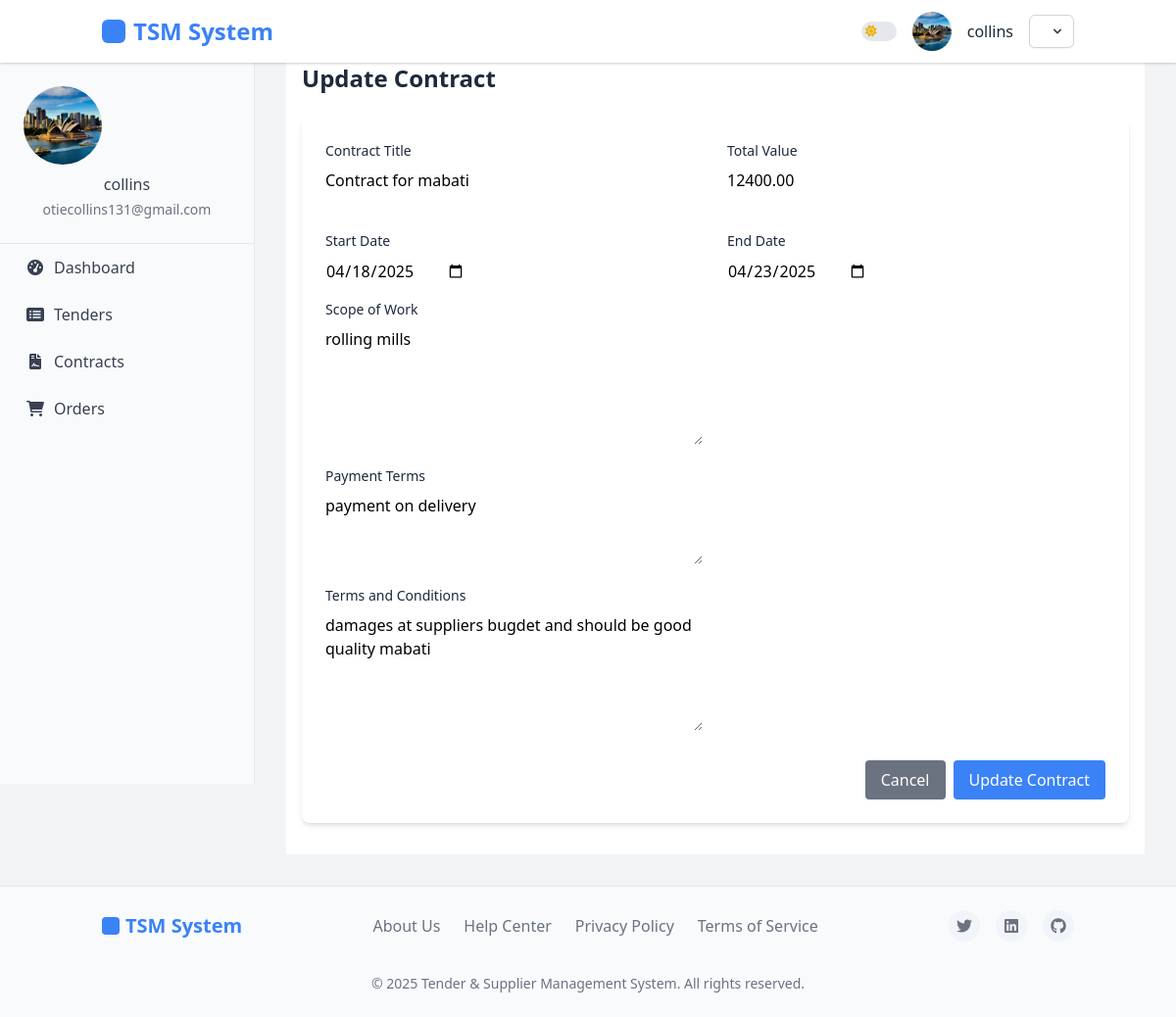
The app's page /contracts/3/update/ (signed in) with its own data.
### accounts/models.py (models this page shows, shortened)
class User(AbstractUser):
    USER_TYPE_CHOICES = (
        ('buyer', 'Buyer'),
        ('supplier', 'Supplier'),
        ('admin', 'Administrator'),
    )
    user_type = models.CharField(
        max_length=10,
        choices=USER_TYPE_CHOICES,
        default='buyer',
        verbose_name=_('User Type')
    )
    company_name = models.CharField(max_length=100, blank=True)
    phone_number = models.CharField(max_length=20, blank=True)
    email = models.EmailField(_('email address'), unique=True)
    USERNAME_FIELD = 'email'
    REQUIRED_FIELDS = ['username', 'user_type']
    @property
    def is_buyer(self):
        return self.user_type == 'buyer'
    class Meta:
        permissions = [
            ("manage_buyers", "Can manage buyer accounts"),
            ("manage_suppliers", "Can manage supplier accounts"),
        ]

class UserProfile(models.Model):
    user = models.OneToOneField(User, on_delete=models.CASCADE, related_name='profile')
    profile_picture = models.ImageField(upload_to='profile_pics/', blank=True, null=True)
    address = models.TextField(blank=True)
    city = models.CharField(max_length=100, blank=True)
    state = models.CharField(max_length=100, blank=True)
    country = models.CharField(max_length=100, blank=True)
    postal_code = models.CharField(max_length=20, blank=True)
    tax_id = models.CharField(max_length=50, blank=True)
    registration_date = models.DateTimeField(auto_now_add=True)
    last_active = models.DateTimeField(auto_now=True)
    business_category = models.CharField(max_length=100, blank=True)
    years_in_business = models.PositiveIntegerField(default=0)
    department = models.CharField(max_length=100, blank=True)
    position = models.CharField(max_length=100, blank=True)

### contracts/models.py (models this page shows)
class Contract(models.Model):
    title = models.CharField(max_length=255)
    tender = models.OneToOneField(Tender, on_delete=models.CASCADE, related_name='contract', null=True, blank=True)
    winning_bid = models.OneToOneField(Bid, on_delete=models.CASCADE, related_name='contract', null=True, blank=True)
    buyer = models.ForeignKey(settings.AUTH_USER_MODEL, on_delete=models.CASCADE, related_name='buyer_contracts')
    supplier = models.ForeignKey(settings.AUTH_USER_MODEL, on_delete=models.CASCADE, related_name='supplier_contracts')
    status = models.ForeignKey(ContractStatus, on_delete=models.PROTECT, related_name='contracts')
    terms_and_conditions = models.TextField()
    scope_of_work = models.TextField()
    start_date = models.DateField()
    end_date = models.DateField()
    total_value = models.DecimalField(max_digits=15, decimal_places=2)
    payment_terms = models.TextField()
    created_at = models.DateTimeField(auto_now_add=True)
    updated_at = models.DateTimeField(auto_now=True)
    termination_reason = models.TextField(blank=True, null=True)
    class Meta:
        ordering = ['-created_at']

### contracts/views.py (the view)
# urls.py: path('<int:pk>/update/', views.contract_update, name='contract_update'),
@login_required
@buyer_required
def contract_update(request, pk):
    contract = get_object_or_404(Contract, pk=pk)
    if contract.buyer != request.user:
        return HttpResponseForbidden("You don't have permission to update this contract.")
    if request.method == 'POST':
        form = ContractForm(request.POST, instance=contract)
        if form.is_valid():
            form.save()
            messages.success(request, "Contract updated successfully.")
            return redirect('contracts:contract_detail', pk=pk)
    else:
        form = ContractForm(instance=contract)
    return render(request, 'contracts/contract_form.html', {
        'form': form,
        'contract': contract,
        'is_update': True
    })

### contracts/forms.py
class ContractForm(forms.ModelForm):
    class Meta:
        model = Contract
        fields = [
            'title', 'terms_and_conditions', 'scope_of_work',
            'start_date', 'end_date', 'total_value', 'payment_terms'
        ]
        widgets = {
            'start_date': forms.DateInput(attrs={'type': 'date'}),
            'end_date': forms.DateInput(attrs={'type': 'date'}),
            'terms_and_conditions': forms.Textarea(attrs={'rows': 5}),
            'scope_of_work': forms.Textarea(attrs={'rows': 5}),
            'payment_terms': forms.Textarea(attrs={'rows': 3}),
        }

### contracts/templates/contracts/contract_form.html (shortened to what this page needs)
{% extends 'base.html' %}
{% block content %}
<div class="container mx-auto px-4 py-8 theme-container">
    <div class="mb-6">
        <h1 class="text-2xl font-bold mb-4 theme-heading">{% if is_update %}Update Contract{% else %}Create Contract{% endif %}</h1>
    </div>
    <div class="theme-feature shadow-md rounded-lg p-6">
        <form method="post" action="" style="color: black;">
            <div class="grid grid-cols-1 md:grid-cols-2 gap-6">
                <div class="mb-4">
                    <label for="{{ form.title.id_for_label }}" class="block text-sm font-medium theme-paragraph mb-2">
                        Contract Title
                    </label>
                    {{ form.title|safe }}
                </div>
                <div class="mb-4">
                    <label for="{{ form.total_value.id_for_label }}" class="block text-sm font-medium theme-paragraph mb-2">
                        Total Value
                    </label>
                    {{ form.total_value|safe }}
                </div>
                <div class="mb-4">
                    <label for="{{ form.start_date.id_for_label }}" class="block text-sm font-medium theme-paragraph mb-2">
                        Start Date
                    </label>
                    {{ form.start_date|safe }}
                </div>
                <div class="mb-4">
                    <label for="{{ form.end_date.id_for_label }}" class="block text-sm font-medium theme-paragraph mb-2">
                        End Date
                    </label>
                    {{ form.end_date|safe }}
                </div>
            </div>
            <div class="mb-4">
                <label for="{{ form.scope_of_work.id_for_label }}" class="block text-sm font-medium theme-paragraph mb-2">
                    Scope of Work
                </label>
                {{ form.scope_of_work|safe }}
            </div>
            <div class="mb-4">
                <label for="{{ form.payment_terms.id_for_label }}" class="block text-sm font-medium theme-paragraph mb-2">
                    Payment Terms
                </label>
                {{ form.payment_terms|safe }}
            </div>
            <div class="mb-4">
                <label for="{{ form.terms_and_conditions.id_for_label }}" class="block text-sm font-medium theme-paragraph mb-2">
                    Terms and Conditions
                </label>
                {{ form.terms_and_conditions|safe }}
            </div>
            <div class="flex justify-end mt-6">
                {% if is_update %}
                    <a href="{% url 'contracts:contract_detail' contract.pk %}" class="theme-button-secondary font-medium py-2 px-4 rounded mr-2">
                        Cancel
                    </a>
                {% else %}
                    <a href="{% url 'contracts:contract_list' %}" class="theme-button-secondary font-medium py-2 px-4 rounded mr-2">
                        Cancel
                    </a>
                {% endif %}
                <button type="submit" name="create_contract" class="theme-button-primary font-medium py-2 px-4 rounded">
                    {% if is_update %}Update Contract{% else %}Create Contract{% endif %}
                </button>
            </div>
        </form>
    </div>
</div>
{% endblock %}

### accounts/templates/base.html (shortened to what this page needs)
<!DOCTYPE html>
<html lang="en" class="light">
    <head>
    <script src="https://cdn.tailwindcss.com"></script>
    <link rel="stylesheet" href="https://cdnjs.cloudflare.com/ajax/libs/font-awesome/6.0.0-beta3/css/all.min.css">
</head>
<body>
    <aside class="sidebar">
        <div class="sidebar-profile">
            {% if user.is_authenticated %}
                {% if user.profile.profile_picture %}
                    <img src="{{ user.profile.profile_picture.url }}" alt="{{ user.username }}'s Avatar">
                {% endif %}
                <h6>{{ user.get_full_name|default:user.username }}</h6>
                <p class="text-sm">{{ user.email }}</p>
            {% endif %}
        </div>
        <nav class="sidebar-nav">
            <ul>
                {% if user.is_authenticated %}
                    {% if user.is_buyer %}
                        <li><a href="{% url 'dashboard:buyer_dashboard' %}" {% if request.resolver_match.url_name == 'buyer_dashboard' %}class="active"{% endif %}><i class="fas fa-tachometer-alt"></i> Dashboard</a></li>
                        <li><a href="{% url 'tenders:tender_list' %}" {% if request.resolver_match.url_name == 'tender_list' %}class="active"{% endif %}><i class="fas fa-list-alt"></i> Tenders</a></li>
                        <li><a href="{% url 'contracts:contract_list' %}" {% if request.path == '/contracts/' %}class="active"{% endif %}><i class="fas fa-file-contract"></i> Contracts</a></li>
                        <li><a href="{% url 'orders:order_list' %}"><i class="fas fa-shopping-cart"></i> Orders</a></li>
                    {% endif %}
                {% endif %}
            </ul>
        </nav>
    </aside>
    <header>
        <nav class="container mx-auto px-4">
            <div class="logo">
                <a href="{% url 'home' %}" class="text-2xl font-bold">TSM System</a>
            </div>
            <div class="profile">
                <div class="theme-toggle-container">
                    <label class="relative inline-flex items-center cursor-pointer">
                        <span class="w-9 h-5 bg-gray-200 peer-focus:outline-none peer-focus:ring-2 peer-focus:ring-primary-300 dark:bg-gray-700 rounded-full peer dark:peer-focus:ring-primary-600 peer-checked:bg-primary-600 relative">
                            <i class="fas fa-sun absolute left-1 top-1/2 -translate-y-1/2 text-yellow-500 text-xs z-10 transition-opacity dark:opacity-0"></i>
                        </span>
                    </label>
                </div>
                {% if user.profile.profile_picture %}
                      <img src="{{ user.profile.profile_picture.url }}" alt="{{ user.username }}'s Avatar" class="w-10 h-10 rounded-full object-cover">
                    {% else %}
                      <img src="https://via.placeholder.com/40" alt="User Avatar" class="w-10 h-10 rounded-full object-cover">
                    {% endif %}
                {% if user.is_authenticated %}
                    <span class="username">{{ user.username }}</span>
                    <div class="relative inline-block text-left">
                        <button id="userMenuButton" type="button" class="inline-flex items-center justify-center px-3 py-2 text-sm font-medium text-gray-700 bg-white border border-gray-300 rounded-md shadow-sm hover:bg-gray-50 focus:outline-none focus:ring-2 focus:ring-offset-2 focus:ring-primary-500 dark:bg-gray-800 dark:border-gray-700 dark:text-gray-400 dark:hover:bg-gray-700" aria-expanded="false" aria-haspopup="true">
                            <svg class="w-4 h-4 ml-2 -mr-1" viewBox="0 0 20 20" fill="currentColor" aria-hidden="true">
                                <path fill-rule="evenodd" d="M5.293 7.293a1 1 0 011.414 0L10 10.586l3.293-3.293a1 1 0 111.414 1.414l-4 4a1 1 0 01-1.414 0l-4-4a1 1 0 010-1.414z" clip-rule="evenodd" />
                            </svg>
                        </button>
                    </div>
                {% endif %}
            </div>
        </nav>
    </header>
    <div class="main-content">
        {% block content %}{% endblock %}
    </div>
    <footer>
        <div class="container mx-auto px-4">
            <div class="footer-content">
                <div class="footer-logo">TSM System</div>
                <div class="footer-links">
                    <a href="#">About Us</a>
                    <a href="#">Help Center</a>
                    <a href="#">Privacy Policy</a>
                    <a href="#">Terms of Service</a>
                </div>
                <div class="footer-socials">
                    <a href="#"><i class="fab fa-twitter"></i></a>
                    <a href="#"><i class="fab fa-linkedin"></i></a>
                    <a href="#"><i class="fab fa-github"></i></a>
                </div>
                <div class="footer-copyright">
                    &copy; {% now "Y" %} Tender & Supplier Management System. All rights reserved.
                </div>
            </div>
        </div>
    </footer>
</body>
</html>

### records on screen
User: profile.profile_picture (picture), get_full_name "collins", email "otiecollins131@gmail.com", username "collins"
Contract: title "Contract for mabati", total_value "12400.00", start_date "04/18/2025", end_date "04/23/2025", scope_of_work "rolling mills", payment_terms "payment on delivery", terms_and_conditions "damages at suppliers bugdet and should be good quality mabati"
